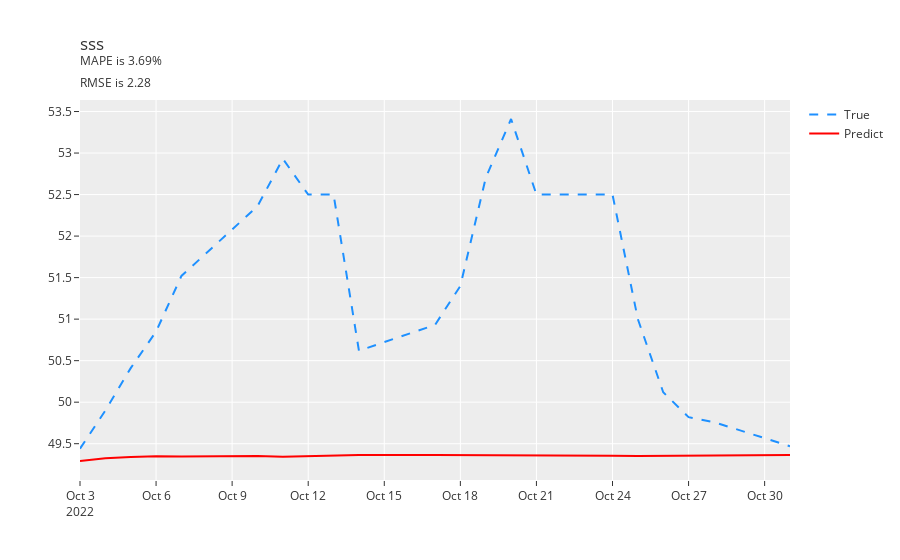

Here is the notebook cell this chart was saved with:
### Code cell
compare_value(y_test, preds, 'sss')
